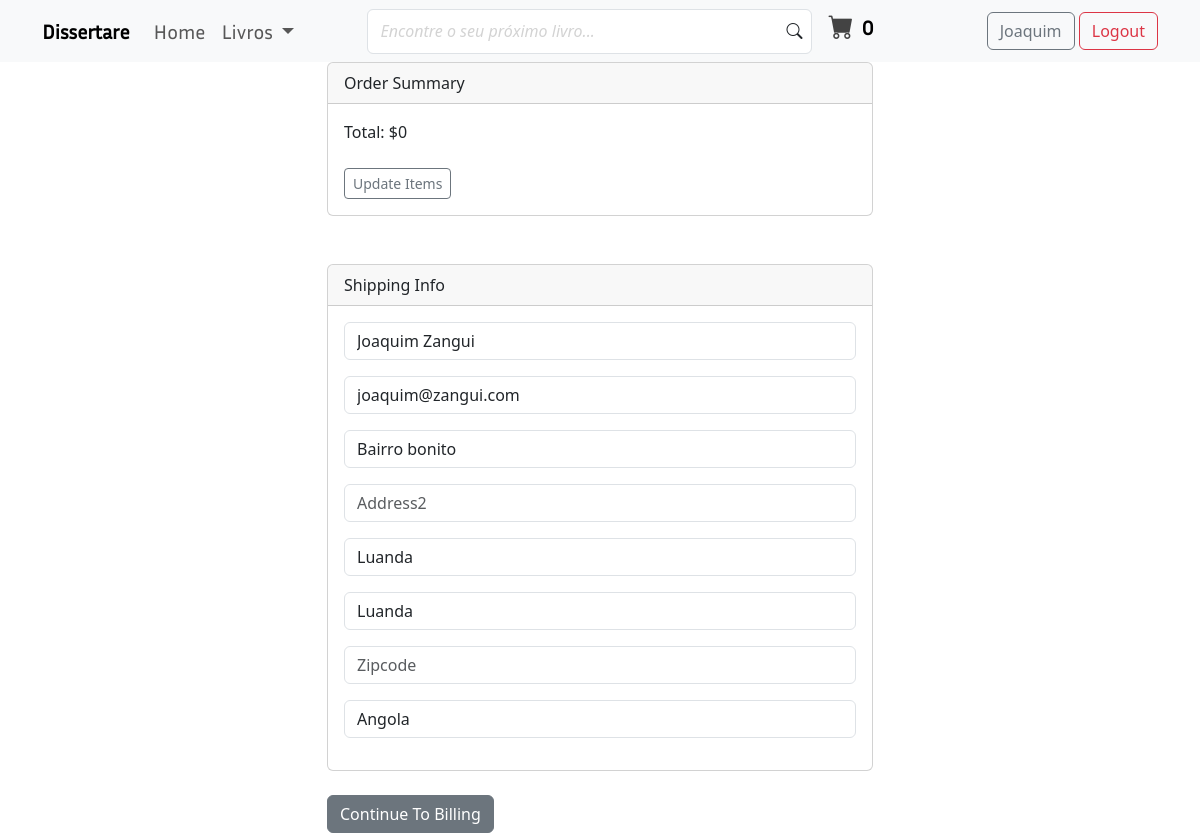
Before: /payment/checkout/ (signed in) with the older database file.
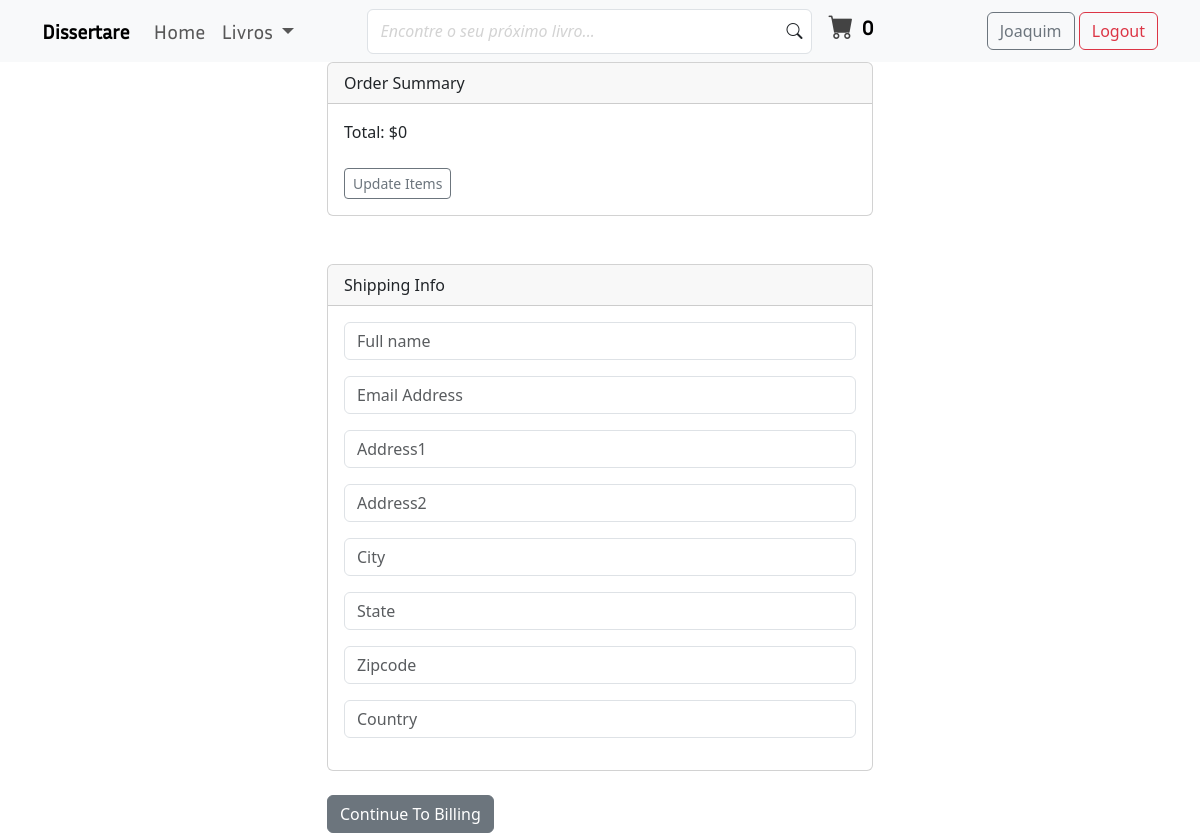
After: the same page with the newer database file.
### payment/models.py (models this page shows, shortened)
class ShippingAddress(models.Model):
    user = models.ForeignKey(User, on_delete=models.CASCADE)
    shipping_full_name = models.CharField(max_length=255)
    shipping_email = models.CharField(max_length=255)
    shipping_address1 = models.CharField(max_length=255)
    shipping_address2 = models.CharField(max_length=255, null=True, blank=True)
    shipping_city = models.CharField(max_length=255)
    shipping_state = models.CharField(max_length=255, null=True, blank=True)
    shipping_zipcode = models.CharField(max_length=255, null=True, blank=True)
    shipping_country = models.CharField(max_length=255)
    class Meta:
        verbose_name_plural = "Shipping Address"

### payment/views.py (the view, shortened to what this page needs)
# urls.py: path('checkout/', views.checkout, name="checkout"),
def checkout(request):
    cart = Cart(request)
    cart_books = cart.get_books
    quantities = cart.get_quantities
    totals = cart.cart_total()
    if request.user.is_authenticated:
        shipping_user = ShippingAddress.objects.get(user__id=request.user.id)
        shipping_form = ShippingForm(request.POST or None, instance=shipping_user)
        return render(request, 'payment/checkout.html', {
            'cart_books': cart_books,
            'quantities': quantities,
            'totals': totals,
            'shipping_form': shipping_form
        })

### cart/cart.py (called while the page is built, shortened)
    def cart_total(self):
        book_ids = self.cart.keys()
        books = Books.objects.filter(id__in=book_ids)
        quantities = self.cart
        total = 0
        return total

    def __len__(self):
        return len(self.cart)

    def get_books(self):
        book_ids = self.cart.keys()
        books = Books.objects.filter(id__in=book_ids)
        return books

### cart/context_processors.py (called while the page is built)
def cart(request):
    return {'cart': Cart(request)}

### payment/templates/payment/checkout.html (shortened to what this page needs)
{% extends 'books/base.html' %}
{% block main_content %}
    <div class="container">
        <div class="row">
            <div class="col-md-6 offset-md-3">
                <div class="card">
                    <div class="card-header">
                      Order Summary
                    </div>
                    <div class="card-body">
                        Total: ${{totals}}
                        <br><br>
                        <a href="{% url 'cart_summary' %}" class="btn btn-sm btn-outline-secondary">Update Items</a>
                    </div>
                </div>
                <br><br>
                <div class="card">
                    <div class="card-header">
                      Shipping Info
                    </div>
                    <div class="card-body">
                        <form action="{% url 'billing_info' %}" method="post">
                            {{ shipping_form.as_p }}
                        </div>
                    </div>
                    <br>
                    <button type="submit" class="btn btn-secondary">Continue To Billing</button>
            </div>
        </div>
    </div>
{% endblock %}

### books/templates/books/base.html (shortened to what this page needs)
{% load static %}
<!doctype html>
<html lang="pt-pt">
  <head>
    <link rel="stylesheet" href="{% static 'books/css/general_style.css' %}">
    <link href="https://cdn.jsdelivr.net/npm/bootstrap@5.3.3/dist/css/bootstrap.min.css" rel="stylesheet">
    <link rel="stylesheet" href="https://cdn.jsdelivr.net/npm/bootstrap-icons@1.11.3/font/bootstrap-icons.min.css">
  </head>
  <body>
    <nav class="navbar navbar-expand-lg bg-body-tertiary sticky-top pb-3 pb-md-2">
        <div class="container">
            <a class="navbar-brand fw-bold" href="{% url 'home' %}">Dissertare</a>
            <div class="collapse navbar-collapse justify-content-between" id="navbarSupportedContent">
                <ul class="navbar-nav mb-2 mb-lg-0 fs-5">
                    {% if title == 'home' %}
                        <li class="nav-item">
                            <a class="nav-link active" aria-current="page" href="{% url 'home' %}">
                                Home
                            </a>
                        </li>
                        <li class="nav-item dropdown">
                            <a class="nav-link dropdown-toggle" href="#" role="button" data-bs-toggle="dropdown" aria-expanded="false">
                                Livros
                            </a>
                            <ul class="dropdown-menu">
                                {% if user.is_superuser %}
                                    <li class="border-bottom">
                                        <a href="{% url 'upload-book' %}" class="dropdown-item" title="upload book">
                                            <i class="bi bi-file-earmark-arrow-up"></i> Enviar livro
                                        </a>
                                    </li>
                                {% endif %}
                                <li><a class="dropdown-item" href="{% url 'books' %}">Livros</a></li>
                                <li><a class="dropdown-item" href="{% url 'home' %}">E-books</a></li>
                                <li><a class="dropdown-item" href="{% url 'all-authors' %}">Autores</a></li>
                                <li><a class="dropdown-item" href="{% url 'home' %}">Categorias</a></li>
                            </ul>
                        </li>
                    {% else %}
                        <li class="nav-item">
                            <a class="nav-link" aria-current="page" href="{% url 'home' %}">
                                Home
                            </a>
                        </li>
                        <li class="nav-item dropdown">
                            <a class="nav-link dropdown-toggle" href="#" role="button" data-bs-toggle="dropdown" aria-expanded="false">
                                Livros
                            </a>
                        </li>
                    {% endif %}
                </ul>
                <form class="d-flex flex-column flex-md-row me-5 w-50 mb-3 mb-lg-0" role="search">
                    <div class="w-100 d-flex align-items-center me-3 form-inputs">
                        <input class="form-control fw-bold" type="text" placeholder="Encontre o seu próximo livro...">
                        <i class="bi bi-search"></i>
                    </div>
                    <div class="cart-button my-4 my-md-0">
                        <a href="{% url 'cart_summary' %}" class="d-flex flex-row align-items-center">
                            <span class="shop-bag"><i class="bi bi-cart-fill"></i></span>
                            <div class="d-flex flex-column ms-2">
                                <span id="cart_quantity" class="qty fs-5 fw-bold">{{cart|length}}</span>
                            </div>
                        </a>
                    </div>
                </form>
                <div class="justify-content-between">
                    {% if user.is_active %}
                        <a href="{% url 'home' %}" class="btn btn-outline-secondary">{{user.username|truncatechars:14}}</a>
                        <a href="{% url 'logout' %}" class="btn btn-outline-danger">Logout</a>
                    {% else %}
                        <a href="{% url 'login' %}" class="btn btn-success me-5">Login</a>
                        <a href="{% url 'register' %}" class="btn btn-outline-primary">Cadastrar</a>
                    {% endif %}
                </div>
            </div>
        </div>
    </nav>
    <main>
        {% block main_content %}{% endblock %}
    </main>
  </body>
</html>

### books/static/books/css/general_style.css (style rules this page uses)
* { box-sizing: border-box; }
h1, h2, h3, a { font-family: Inria_Sans; }
.form-inputs { position:relative; }
.form-inputs .form-control { height:45px; }
.form-inputs .form-control::placeholder { font-style: italic; font-weight: lighter; color: lightgray; }
.form-inputs i { position:absolute; right:10px; background-color: #fff; }
.cart-button a { text-decoration: none; color: #000; }
.shop-bag { color:#434343; font-size:25px; display:flex; border-radius:50%; align-items:center; justify-content:center; }
.qty { font-size:12px; }

Changed rows visible on the page:
changed ShippingAddress: shipping_full_name "Joaquim Zangui" → (not shown); shipping_email "joaquim@zangui.com" → (not shown); shipping_address1 "Bairro bonito" → (not shown); shipping_city "Luanda" → (not shown); shipping_state "Luanda" → (not shown); shipping_country "Angola" → (not shown)
